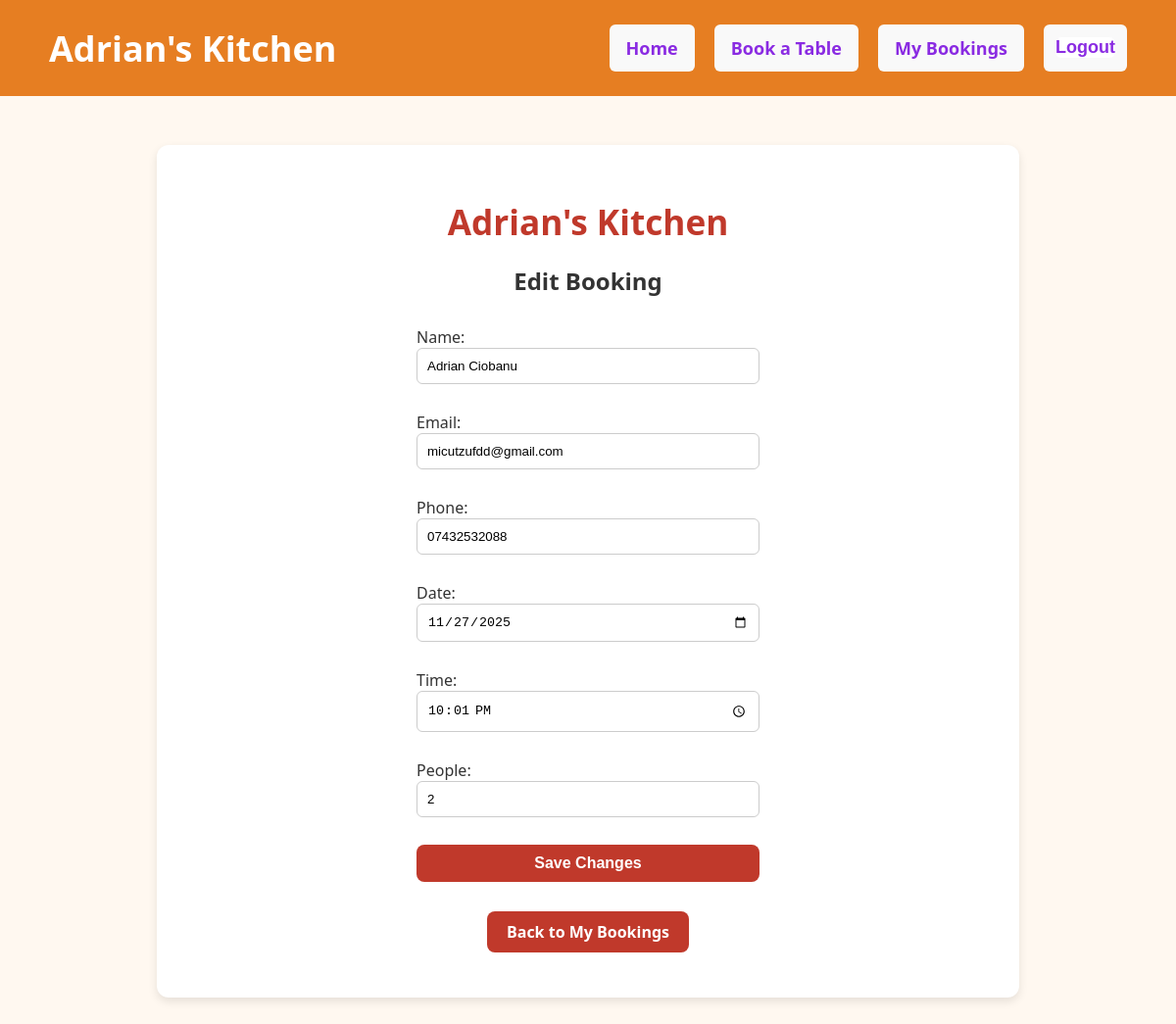
/edit/25/ (signed in), run on the app's committed database.
### bookings/models.py (models this page shows, shortened)
class Booking(models.Model):
    name = models.CharField(max_length=100)
    email = models.EmailField()
    phone = models.CharField(max_length=20)
    date = models.DateField()
    time = models.TimeField()
    people = models.PositiveIntegerField()
    created_at = models.DateField(auto_now_add=True)

### bookings/views.py (the view)
# urls.py: path('edit/<int:booking_id>/', views.edit_booking, name='edit_booking'),
@login_required
def edit_booking(request, booking_id):
    booking = get_object_or_404(Booking, id=booking_id)
    if request.method == 'POST':
        form = BookingForm(request.POST, instance=booking)
        if form.is_valid():
            form.save()
            messages.success(request, "Your booking has been updated successfully!")
            return redirect('view_bookings')
    else:
        form = BookingForm(instance=booking)
    return render(request, 'bookings/edit_booking.html', {'form': form})

### bookings/forms.py
class BookingForm(forms.ModelForm):
    class Meta:
        model = Booking
        fields = ['name', 'email', 'phone', 'date', 'time', 'people']
        widgets = {
            'date': forms.DateInput(attrs={'type': 'date'}),
            'time': forms.TimeInput(attrs={'type': 'time'}),
        }

### bookings/templates/bookings/edit_booking.html (shortened to what this page needs)
{% extends "bookings/base.html" %}
{% block content %}
    <h2>Edit Booking</h2>
    <form method="POST">
            {{ form.as_p }}
            <button type="submit" class="button">Save Changes</button>
        </form>
        <p><a href="{% url 'view_bookings' %}" class="button">Back to My Bookings</a></p>
{% endblock %}

### bookings/static/bookings/style.css (style rules this page uses)
body { font-family: 'Segoe UI', Tahoma, Geneva, Verdana, sans-serif; background-color: #fff8f0; color: #333; margin: 0; padding: 0; text-align: center; }
a { text-decoration: none; color: white; }
.button { display: inline-block; background-color: #c0392b; color: white; padding: 10px 20px; border-radius: 8px; transition: background-color 0.3s ease; font-weight: bold; }
form { margin: 30px auto; width: 100%; max-width: 350px; text-align: left; }
form input, form select { width: 100%; padding: 10px; margin-bottom: 12px; border: 1px solid #ccc; border-radius: 6px; }
form button { width: 100%; background-color: #c0392b; color: white; border: none; padding: 12px; border-radius: 6px; cursor: pointer; font-size: 16px; }

### data on the page
Booking: name "Adrian Ciobanu", email "micutzufdd@gmail.com", phone "07432532088", date "11/27/2025", time "22:01:00", people "2"
